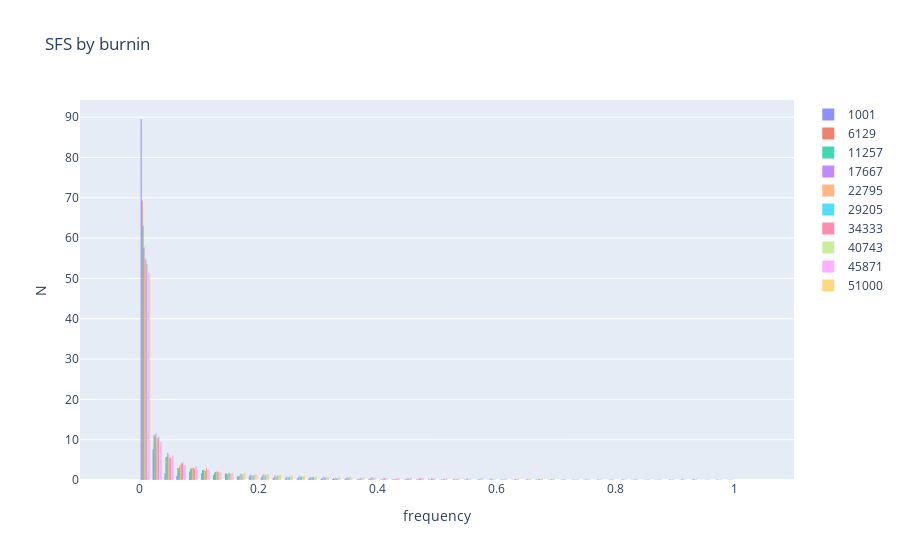

The notebook cell saved with this chart:
### Code cell
available= list(data.keys())
times_dict= {
    sim_t: int(data[sim_t]['args']['evt']) for sim_t in available
}

sorted_avail= sorted(times_dict,key= times_dict.get,reverse= False)

Nplot= 10
plot_whom= np.linspace(0,len(available)-1,Nplot,dtype=int)

Nbin= 50
n_bins= np.linspace(0,1.01,Nbin)
pop= 'pop0'

fig= go.Figure()

for sim_idx in plot_whom:
    sim_t= sorted_avail[sim_idx]
    gen_time= data[sim_t]['args']['evt']
    freqs= data[sim_t]['freqs'][pop]
    N= len(freqs)
    
    fig.add_trace(go.Histogram(
        x=freqs,
        histnorm='percent',
        name=str(int(gen_time) + 1000), # name used in legend and hover labels
        xbins=dict( # bins used for histogram
            start=0,
            end=1,
            size= 1 / 50
        ),
        #marker_color='#EB89B5',
        opacity=0.75
    ))
    

layout= go.Layout(
    xaxis= dict(
        range= [-0.1,1.1],
        title= 'frequency'
    ),
    yaxis= dict(
        title= 'N'
    ),
    title= 'SFS by burnin'
)

Figure['layout']= layout

#fig.to_image(format="png", width=2000, height=1500, scale=2)
iplot(Figure)

### Figure 1 — Plotly figure (JSON) as saved in the notebook; plotly's stock layout.template omitted (floating-point values rounded to 4 significant figures; data arrays with more than 128 entries replaced by an {"elided": "..."} marker saying what was removed)
{"data": [{"histnorm": "percent", "name": "1001", "opacity": 0.75, "type": "histogram", "x": {"elided": "2601 float values"}, "xbins": {"end": 1, "size": 0.02, "start": 0}}, {"histnorm": "percent", "name": "6129", "opacity": 0.75, "type": "histogram", "x": {"elided": "4098 float values"}, "xbins": {"end": 1, "size": 0.02, "start": 0}}, {"histnorm": "percent", "name": "11257", "opacity": 0.75, "type": "histogram", "x": {"elided": "4518 float values"}, "xbins": {"end": 1, "size": 0.02, "start": 0}}, {"histnorm": "percent", "name": "17667", "opacity": 0.75, "type": "histogram", "x": {"elided": "5050 float values"}, "xbins": {"end": 1, "size": 0.02, "start": 0}}, {"histnorm": "percent", "name": "22795", "opacity": 0.75, "type": "histogram", "x": {"elided": "5244 float values"}, "xbins": {"end": 1, "size": 0.02, "start": 0}}, {"histnorm": "percent", "name": "29205", "opacity": 0.75, "type": "histogram", "x": {"elided": "5226 float values"}, "xbins": {"end": 1, "size": 0.02, "start": 0}}, {"histnorm": "percent", "name": "34333", "opacity": 0.75, "type": "histogram", "x": {"elided": "5536 float values"}, "xbins": {"end": 1, "size": 0.02, "start": 0}}, {"histnorm": "percent", "name": "40743", "opacity": 0.75, "type": "histogram", "x": {"elided": "5793 float values"}, "xbins": {"end": 1, "size": 0.02, "start": 0}}, {"histnorm": "percent", "name": "45871", "opacity": 0.75, "type": "histogram", "x": {"elided": "5689 float values"}, "xbins": {"end": 1, "size": 0.02, "start": 0}}, {"histnorm": "percent", "name": "51000", "opacity": 0.75, "type": "histogram", "x": {"elided": "5925 float values"}, "xbins": {"end": 1, "size": 0.02, "start": 0}}], "layout": {"title": {"text": "SFS by burnin"}, "xaxis": {"range": [-0.1, 1.1], "title": {"text": "frequency"}}, "yaxis": {"title": {"text": "N"}}}}
